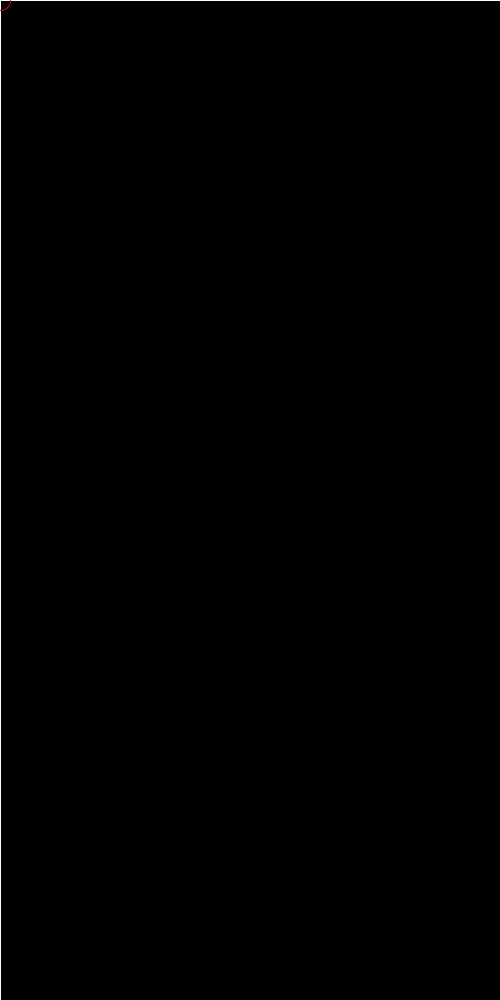
Frame 1 (no input)
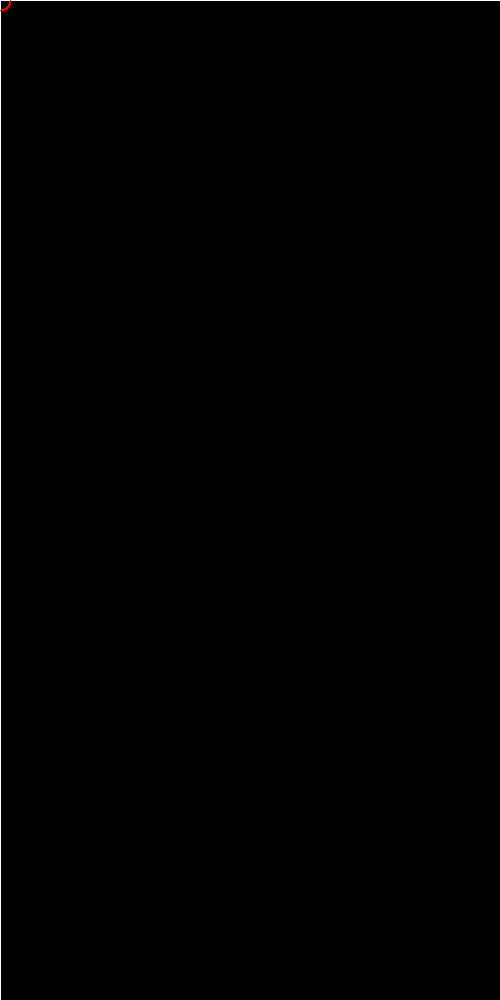
Frame 60 (the mouse pressed at the canvas centre just before this capture)
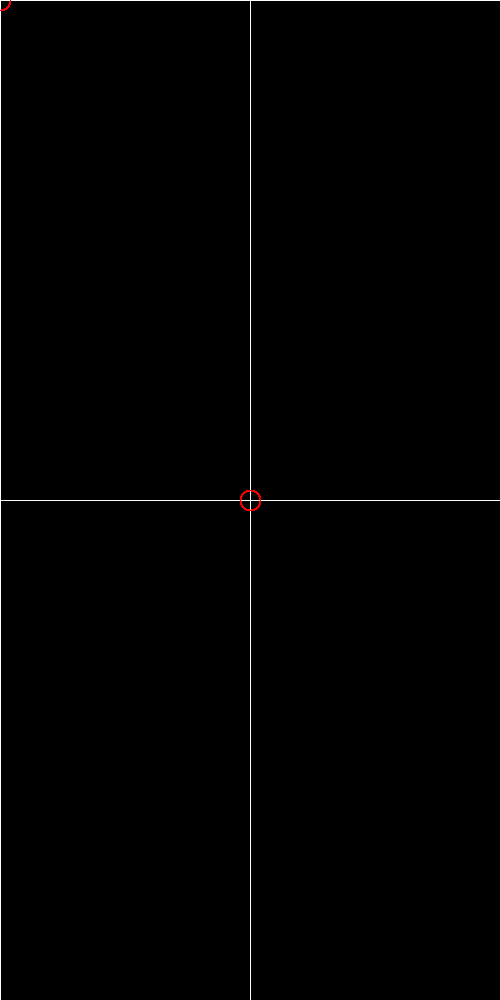
Frame 120 (the mouse held since frame 60 and released just before this capture)

The Processing sketch that drew these frames (run headless with seeded random() and noise(); from frame 60 on, the mouse is pressed at the canvas centre):

// Processing sketch: processing_155281
// ── processing_155281.pde

void setup(){
  size(500, 1000);
  smooth();
  background(0);
}

void draw(){
  stroke(255);
  line(mouseX, 0, mouseX, 1000);
  line(0, mouseY, 500, mouseY);
  noFill();
  stroke(245, 0, 0);
  ellipse(mouseX, mouseY, 20, 20);
  
}
